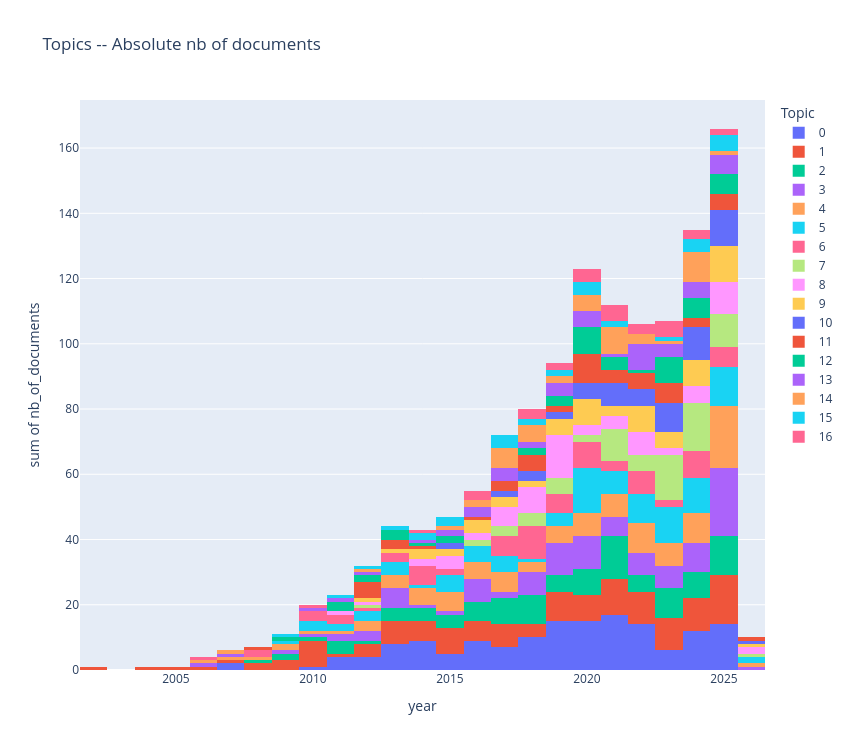

Here is the notebook cell this chart was saved with:
### Markdown cell above
### Absolute nb of documents per topic over time

### Code cell
fig = px.histogram(bertopic_results_wo_outliers.sort_values(by=["Topic"]), x="year", y="nb_of_documents", color="Topic",
                   title=f"Topics -- Absolute nb of documents",
                   nbins=30)
fig.update_layout(
    width = 850,
    height = 750,
)
fig.show()
